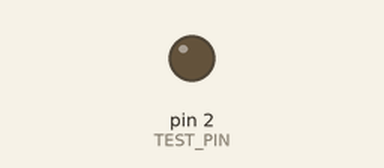
Bench run of a sketch on a simulated Arduino Uno, built with avr-gcc and run on an emulated ATmega328P. Shown: output pins drawn as LEDs (lit = HIGH).

Above: at 1.4 s.
At 3.4 s:
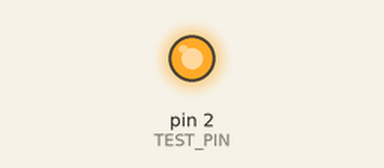
Timing chart, 0 to 5.6 s (numbered marks = the images above):
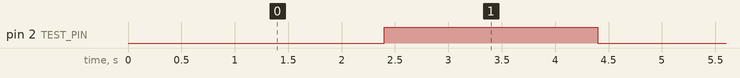

Measured:
- by itself, pin 2 (TEST_PIN): alternates HIGH for 2.0 s and LOW for 2.0 s

The sketch:

Uno-Pin-Test.ino
```cpp
#define TEST_PIN 2

void setup() {
  Serial.begin(9600);
  delay(200);
  pinMode(TEST_PIN, OUTPUT);
  delay(200);
}

void loop() {
  digitalWrite(TEST_PIN, LOW);
  delay(2000);
  digitalWrite(TEST_PIN, HIGH);
  delay(2000);
}

// void loop() {
//   analogWrite(TEST_PIN, 255);
//   delay(2000);
//   analogWrite(TEST_PIN, 0);
//   delay(2000);
// }
```
